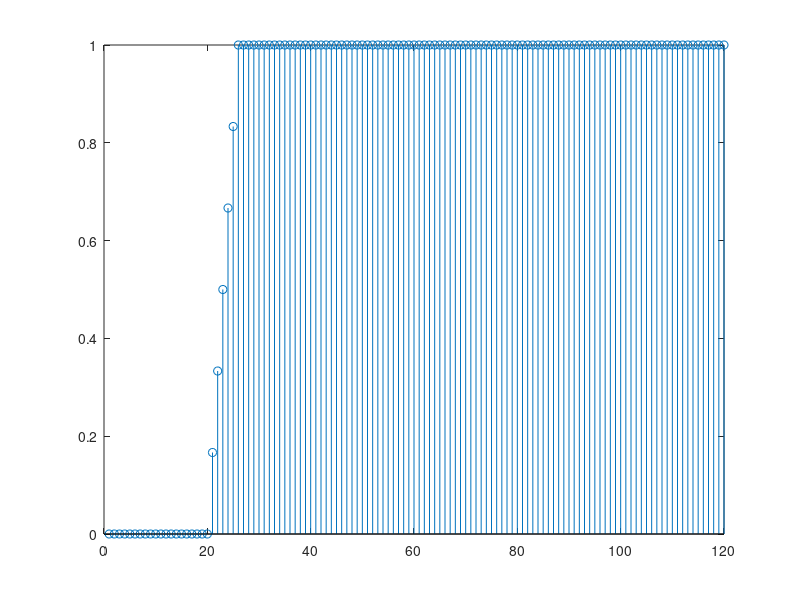

This chart was generated by the following MATLAB code:
clc
clear all
close all;
x=zeros(1,20);
x1=[x,ones(1,100)];
n=1:120;
y=0;

for i=1:120
    y(i)=1/6*x1(i);
    for j=1:5
        if(i>j)
            y(i)=y(i)+(1/6)*x1(i-j)
        else
        end
        
    end
end
stem(n,y)
    
       
    

